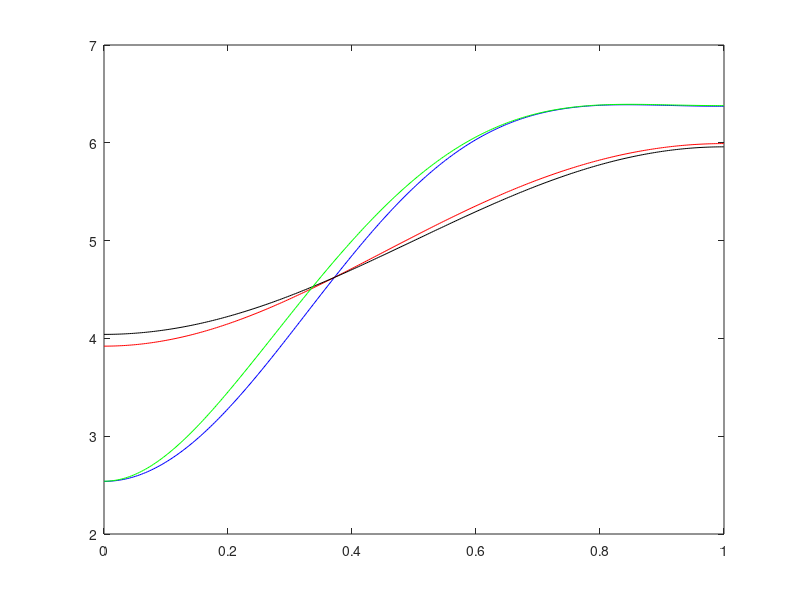

Recreate this plot in MATLAB.
% To plot the frequency response of a low-pass FIR filter
% using windowing techniques. (rectangular/hamming/hanning/bartlett)
% Name- Mishkat Ahmad Neyazi 
% Reg No.- 189402164 Sec- ECE-C Batch- C3
clc
wc=input('Enter the cut off frequency');
N=input('Enter the filter order/filter length');
alpha=(N-1)/2;
delta=0.001;

%% Rectangular Window
n=0:1:N-1; % Casual, Filter Length N
hd=sin(wc*(n-alpha+delta))./(n-alpha+delta); % Desired Filter Impulse Response-IIR Filter
h=hd; % FIR Filter After Truncation With Window FN-Impulse res or coeff
w=0:0.01:pi;
H=freqz(h,1,w); % Frequency Response
plot(w/pi,abs(H),'b')
hold on;

%% Hamming Window
n=0:1:N-1; % Casual, Filter Length N
hd=sin(wc*(n-alpha+delta))./(n-alpha+delta); % Desired Filter Impulse Response-IIR Filter
wn=0.54-0.46*cos((2*n*pi)/(N-1)); % Hamming Window Function
h=hd.*wn; % FIR Filter After Truncation With Window FN-Impulse res or coeff
w=0:0.01:pi;
H=freqz(h,1,w); % Frequency Response
plot(w/pi,abs(H),'r')
hold on;

%% Hanning Window
n=0:1:N-1; % Casual, Filter Length N
hd=sin(wc*(n-alpha+delta))./(n-alpha+delta); % Desired Filter Impulse Response-IIR Filter
wn=0.5-0.5*cos((2*n*pi)/(N-1)); % Hanning Window Function
h=hd.*wn; % FIR Filter After Truncation With Window FN-Impulse res or coeff
w=0:0.01:pi;
H=freqz(h,1,w); % Frequency Response
plot(w/pi,abs(H),'k')
hold on;

%% Bartlett Window
n=0:1:N-1; % Casual, Filter Length N
hd=sin(wc*(n-alpha+delta))./(n-alpha+delta); % Desired Filter Impulse Response-IIR Filter
wn=1-(2*(n-(N-1)/2)/(N-1)); % Bartlett Window Function
h=hd.*wn; % FIR Filter After Truncation With Window FN-Impulse res or coeff
w=0:0.01:pi;
H=freqz(h,1,w); % Frequency Response
plot(w/pi,abs(H),'g')
hold on;